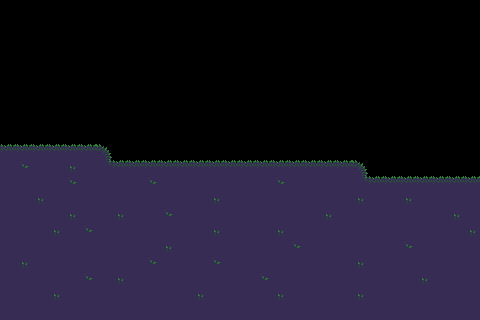

Below is a game level as drawn by its tile map, then a one-line description and the .tmx file that defines it, in full:
An orthogonal 30x20 tile map with 16x16 px tiles, 1 tile layer (Tile Layer 1).

<map version="1.10" tiledversion="1.12.1" orientation="orthogonal" renderorder="right-down" width="30" height="20" tilewidth="16" tileheight="16" infinite="0" nextlayerid="2" nextobjectid="1">
 <editorsettings>
  <export target="testmap.tmx" format="tmx" />
 </editorsettings>
 <tileset firstgid="1" source="Test Map.tsx" />
 <layer id="1" name="Tile Layer 1" width="30" height="20">
  <data encoding="csv">
0,0,0,0,0,0,0,0,0,0,0,0,0,0,0,0,0,0,0,0,0,0,0,0,0,0,0,0,0,0,
0,0,0,0,0,0,0,0,0,0,0,0,0,0,0,0,0,0,0,0,0,0,0,0,0,0,0,0,0,0,
0,0,0,0,0,0,0,0,0,0,0,0,0,0,0,0,0,0,0,0,0,0,0,0,0,0,0,0,0,0,
0,0,0,0,0,0,0,0,0,0,0,0,0,0,0,0,0,0,0,0,0,0,0,0,0,0,0,0,0,0,
0,0,0,0,0,0,0,0,0,0,0,0,0,0,0,0,0,0,0,0,0,0,0,0,0,0,0,0,0,0,
0,0,0,0,0,0,0,0,0,0,0,0,0,0,0,0,0,0,0,0,0,0,0,0,0,0,0,0,0,0,
0,0,0,0,0,0,0,0,0,0,0,0,0,0,0,0,0,0,0,0,0,0,0,0,0,0,0,0,0,0,
0,0,0,0,0,0,0,0,0,0,0,0,0,0,0,0,0,0,0,0,0,0,0,0,0,0,0,0,0,0,
0,0,0,0,0,0,0,0,0,0,0,0,0,0,0,0,0,0,0,0,0,0,0,0,0,0,0,0,0,0,
81,81,81,81,81,81,82,0,0,0,0,0,0,0,0,0,0,0,0,0,0,0,0,0,0,0,0,0,0,0,
98,112,98,98,113,98,95,81,81,81,81,81,81,81,81,81,81,81,81,81,81,81,82,0,0,0,0,0,0,0,
98,98,98,98,112,98,98,98,98,112,98,98,98,98,98,98,98,112,98,98,98,98,95,81,81,81,81,81,81,81,
98,98,113,98,98,98,98,98,98,98,98,98,98,113,98,98,98,98,98,98,98,98,113,98,98,113,98,98,98,98,
98,98,98,98,113,98,98,113,98,98,112,98,98,98,98,98,98,98,98,98,113,98,98,98,98,98,98,98,113,98,
98,98,98,113,98,112,98,98,98,98,98,98,98,113,98,98,98,113,98,98,98,98,98,98,98,98,98,98,98,113,
98,98,98,98,98,98,98,98,98,98,113,98,98,98,98,98,98,98,112,98,98,98,98,98,98,112,98,98,98,98,
98,113,98,98,98,98,98,98,98,112,98,98,98,112,98,98,98,98,98,98,98,98,113,98,98,98,98,98,98,98,
98,98,98,98,98,112,98,113,98,98,98,98,98,98,98,98,112,98,98,98,98,98,98,98,98,98,113,98,98,98,
98,98,98,113,98,98,98,98,98,98,98,98,113,98,98,98,98,113,98,98,98,98,113,98,98,98,98,98,98,98,
98,98,98,98,98,98,98,98,98,98,98,98,98,98,98,98,98,98,98,98,98,98,98,98,98,98,98,98,98,98
</data>
 </layer>
</map>
